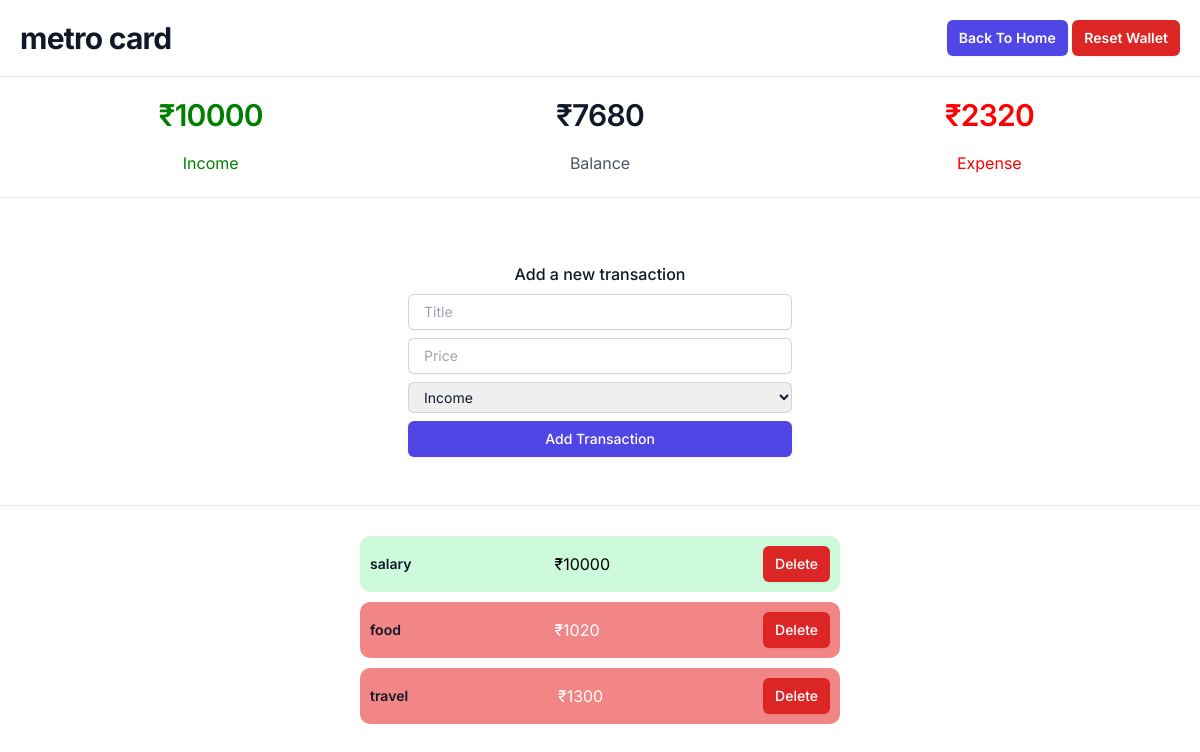
The page /wallet/10/ (signed in) on the database its author committed.
### pocketmoney/models.py (models this page shows, shortened)
class wallets(models.Model) :
    balance = models.IntegerField(blank=True, null=True)
    income = models.IntegerField(blank=True, null=True)
    expense = models.IntegerField(blank=True, null=True)
    name = models.CharField(max_length=50, blank=True, null=True)
    owner = models.ForeignKey(User, on_delete = models.CASCADE, blank = True, null = True)

class transactions(models.Model) :
    amount = models.IntegerField(blank=True)
    label = models.CharField(
        max_length = 20,
        choices = (('1','Income'),('2','Expense')),
        default = '1',
        blank=True,
        )
    category = models.CharField(max_length=50,blank=True)
    wallet = models.ForeignKey("wallets", on_delete=models.CASCADE, blank=True, null=True)

### pocketmoney/views.py (the view, shortened to what this page needs)
# urls.py: path('wallet/<int:pk>/', views.walletview, name = 'wallet'),
@login_required(login_url=loginview)
def walletview(request,pk) :
    w = wallets.objects.get(id = pk)
    transactions_list = transactions.objects.filter(wallet = w)
    context = {
        'wallet' : w,
        'transactions' : transactions_list,
    }
    return render(request, 'wallet.html', context=context)

### pocketmoney/templates/wallet.html (shortened to what this page needs)
<!DOCTYPE html>
<html>
<head>
    <script src="https://cdn.tailwindcss.com"></script>
</head>
<body>
    <div class="lg:flex lg:items-center lg:justify-between" style="margin: 20px">
        <div class="min-w-0 flex-1">
            <h2 class="text-2xl font-bold leading-7 text-gray-900 sm:truncate sm:text-3xl sm:tracking-tight">
                {{wallet.name}}
            </h2>
        </div>
        <div class="mt-10 flex lg:ml-4 lg:mt-0">
            <span class="sm:ml-3">
                <button type="button"
                    class="inline-flex items-center rounded-md bg-indigo-600 px-3 py-2 text-sm font-semibold text-white shadow-sm hover:bg-indigo-500 focus-visible:outline focus-visible:outline-2 focus-visible:outline-offset-2 focus-visible:outline-indigo-600">
                    <a href='{% url "home" %}'> Back To Home</a>
                </button>
                <button type="button"
                    class="inline-flex items-center rounded-md bg-red-600 px-3 py-2 text-sm font-semibold text-white shadow-sm hover:bg-red-500 focus-visible:outline focus-visible:outline-2 focus-visible:outline-offset-2 focus-visible:outline-indigo-600">
                    <a href='{% url "reset" wallet.id %}'>Reset Wallet</a>
                </button>
            </span>
        </div>
    </div>
    <div class="bg-white py-2 sm:py-5">
        <div class="mx-auto max-w-7xl px-6 lg:px-8">
            <dl class="grid grid-cols-1 gap-x-8 gap-y-1 text-center lg:grid-cols-3">
            <div class="mx-auto flex max-w-xs flex-col gap-y-4">
              <dt class="text-base leading-7 text-gray-600" style="color:green">Income</dt>
              <dd class="order-first text-3xl font-semibold tracking-tight text-gray-900 sm:text-1xl" style="color:green">₹{{wallet.income}}</dd>
            </div>
            <div class="mx-auto flex max-w-xs flex-col gap-y-4">
              <dt class="text-base leading-7 text-gray-600">Balance</dt>
              <dd class="order-first text-3xl font-semibold tracking-tight text-gray-900 sm:text-1xl">₹{{wallet.balance}}</dd>
            </div>
            <div class="mx-auto flex max-w-xs flex-col gap-y-4">
              <dt class="text-base leading-7 text-gray-600" style="color:red">Expense</dt>
              <dd class="order-first text-3xl font-semibold tracking-tight text-gray-900 sm:text-1xl" style="color:red">₹{{wallet.expense}}</dd>
            </div>
          </dl>
        </div>
    </div>
    <hr />
    <div style="display: flex; justify-content: center">
        <div class="flex min-h-full flex-col justify-center px-6 py-12 lg:px-8" style="width: 700px; padding-top: 0px">
            <div class="mt-10 sm:mx-auto sm:w-full sm:max-w-sm">
                <form class="space-y-6" action="#" method="POST">
                    <div>
                        <label for="email" style="text-align: center"
                            class="block text-l font-medium leading-6 text-gray-900">Add a new transaction</label>
                        <div class="mt-2">
                            <input id="email" name="category" type="text" required=""
                                class="block w-full rounded-md border-0 py-1.5 pl-4 text-gray-900 shadow-sm ring-1 ring-inset ring-gray-300 placeholder:text-gray-400 focus:ring-2 focus:ring-inset focus:ring-indigo-600 sm:text-sm sm:leading-6"
                                placeholder="Title" />
                        </div>
                        <div class="mt-2">
                            <input id="email" name="amount" type="number" required=""
                                class="block w-full rounded-md border-0 py-1.5 pl-4 text-gray-900 shadow-sm ring-1 ring-inset ring-gray-300 placeholder:text-gray-400 focus:ring-2 focus:ring-inset focus:ring-indigo-600 sm:text-sm sm:leading-6"
                                placeholder="Price" />
                        </div>
                        <div class="mt-2">
                            <select id="currency" name="label"
                                class="block w-full rounded-md border-0 py-1.5 pl-3 pr-20 text-gray-900 ring-1 ring-inset ring-gray-300 placeholder:text-gray-400 focus:ring-2 focus:ring-inset focus:ring-indigo-600 sm:text-sm sm:leading-6">
                                <option>Income</option>
                            </select>
                        </div>
                        <div>
                            <button type="submit"
                                class="flex w-full justify-center rounded-md bg-indigo-600 px-3 py-1.5 text-sm font-medium leading-6 text-white shadow-sm hover:bg-indigo-500 focus-visible:outline focus-visible:outline-2 focus-visible:outline-offset-2 focus-visible:outline-indigo-600">
                                Add Transaction
                            </button>
                        </div>
                </form>
            </div>
        </div>
    </div>
    <hr>
    <div style="display: flex; justify-content: center">
        <ul role="list" class="divide-y divide-gray-100" style="
            margin: 20px;
            display: flex;
            flex-direction: column;
            justify-content: center;
          ">
            {% for t in transactions %}
            <li class="flex justify-between gap-x-6 py-5" style="
              width: 40vw;
              align-items: center;
              border: 0px solid black;
              padding: 10px;
              border-radius: 10px;
              margin-top: 10px;
              {% if t.label == '1' %}
              background-color : #CDFADB;
              {% else %}
              background-color : #F28585;
              color : white;
              {% endif %}
            ">
                <div class="flex min-w-0 gap-x-4">
                    <div class="min-w-0 flex-auto">
                        <p class="text-sm font-semibold leading-6 text-gray-900">
                            {{t.category}}
                        </p>
                    </div>
                </div>
                <div class="hidden shrink-0 sm:flex sm:flex-row sm:items-end">
                    ₹{{t.amount}}
                </div>
                <div class="hidden shrink-0 sm:flex sm:flex-row sm:items-end">
                    <button type="button"
                        class="inline-flex items-center rounded-md bg-red-600 px-3 py-2 text-sm font-medium text-white shadow-sm hover:bg-indigo-500 focus-visible:outline focus-visible:outline-2 focus-visible:outline-offset-2 focus-visible:outline-indigo-600"
                        style="margin-left: 10px">
                        <a href='{% url "delete_t" t.id %}'>Delete</a>
                    </button>
                </div>
            </li>
            {% endfor %}
        </ul>
    </div>
</body>
</html>

### pocketmoney/templates/wallet.html (style rules this page uses)
body { font-family: "Inter", sans-serif; }

### rows shown on the page
wallets: name "metro card", income "10000", balance "7680", expense "2320"
transactions: category "salary", amount "10000"
transactions: category "food", amount "1020"
transactions: category "travel", amount "1300"
